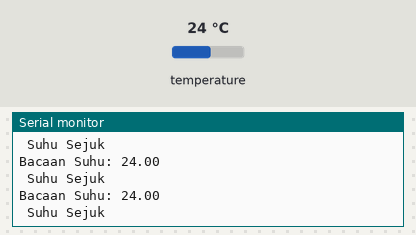
Recording of a sketch running on a simulated Arduino Uno, built with avr-gcc and run on an emulated ATmega328P. Parts: the last lines printed to the serial monitor. Inputs (shaded band) come from the test bench; at power-on: temperature 24 °C.

Above: at 5.2 s.
5.3 s: temperature set to 29.6 °C
At 6.0 s:
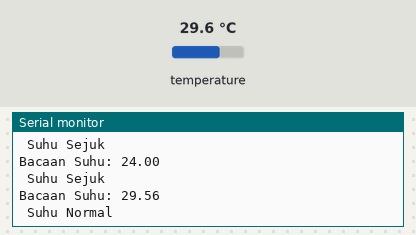
6.8 s: temperature set to 30.3 °C
At 7.5 s:
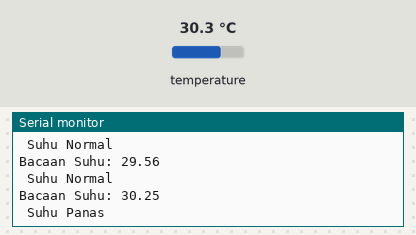
9.1 s: temperature set to 34.5 °C
At 9.8 s:
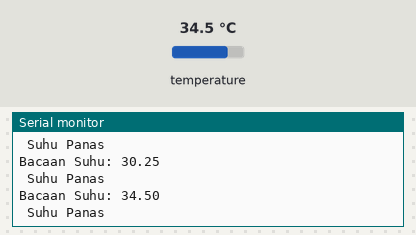
10.6 s: temperature set to 35.6 °C
At 11.3 s:
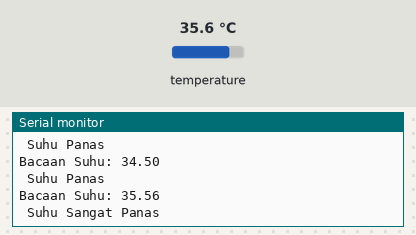
Timing chart, 0 to 13.6 s (numbered marks = the images above; inputs shaded):
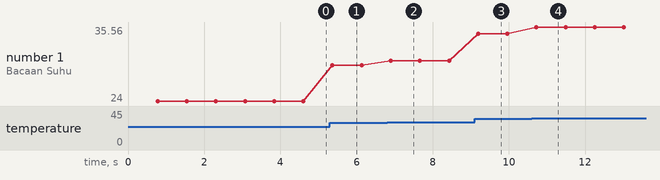

The sketch:

dallas_moreElse.ino
```cpp
#include <OneWire.h>
#include <DallasTemperature.h>

// Data wire is plugged into port 2 on the Arduino
#define ONE_WIRE_BUS 15

// Setup a oneWire instance to communicate with any OneWire devices (not just Maxim/Dallas temperature ICs)
OneWire oneWire(ONE_WIRE_BUS);
DallasTemperature sensors(&oneWire);

void setup(void)
{
  // start serial port
  Serial.begin(115200);
  sensors.begin();
}

void loop(void)
{

  sensors.requestTemperatures(); // Send the command to get temperatures
  float tempC = sensors.getTempCByIndex(0);
  Serial.print("Bacaan Suhu: ");
  Serial.println(tempC);

  if (tempC < 25) {
    Serial.println(" Suhu Sejuk");
  }

  else if ((tempC > 25) && (tempC < 30)) {
    Serial.println(" Suhu Normal");
  }

  else if ((tempC > 29) && (tempC < 35)) {
    Serial.println(" Suhu Panas");
  }

   else if (tempC > 34)  {
    Serial.println(" Suhu Sangat Panas");
  }

  else {
     Serial.println(" Suhu Panas");
  }

}
```

Measured:
- the behaviour switches between 29.9 and 30 °C on temperature (found by bisection; images 1 and 2)
- the behaviour switches between 34.9 and 35 °C on temperature (found by bisection; images 3 and 4)
- after the input at 5.3 s, the serial monitor: prints a new line after 0.07 s (image 1)
- after the input at 6.8 s, the serial monitor: prints a new line after 0.10 s (image 2)
- after the input at 9.1 s, the serial monitor: prints a new line after 0.09 s (image 3)
- after the input at 10.6 s, the serial monitor: prints a new line after 0.12 s (image 4)
- plotted number 1: 24 → 29.56 after the input at 5.3 s, 29.56 → 30.25 after the input at 6.8 s, 30.25 → 34.5 after the input at 9.1 s, 34.5 → 35.56 after the input at 10.6 s
